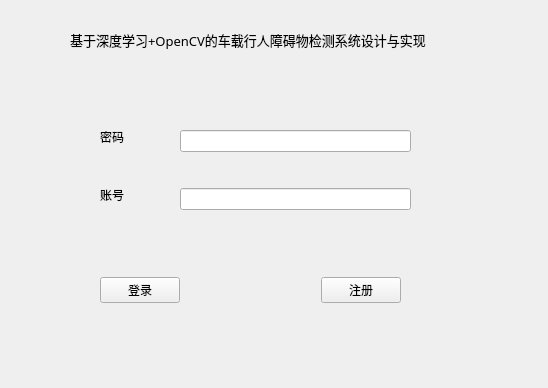
<?xml version="1.0" encoding="UTF-8"?>
<ui version="4.0">
 <class>Login</class>
 <widget class="QWidget" name="Login">
  <property name="geometry">
   <rect>
    <x>0</x>
    <y>0</y>
    <width>548</width>
    <height>388</height>
   </rect>
  </property>
  <property name="windowTitle">
   <string>Form</string>
  </property>
  <widget class="QLabel" name="File_import_2">
   <property name="geometry">
    <rect>
     <x>70</x>
     <y>30</y>
     <width>401</width>
     <height>21</height>
    </rect>
   </property>
   <property name="font">
    <font>
     <family>Adobe 宋体 Std L</family>
     <pointsize>16</pointsize>
    </font>
   </property>
   <property name="cursor">
    <cursorShape>ArrowCursor</cursorShape>
   </property>
   <property name="midLineWidth">
    <number>0</number>
   </property>
   <property name="text">
    <string>&lt;html&gt;&lt;head/&gt;&lt;body&gt;&lt;p&gt;&lt;span style=&quot; font-size:10pt;&quot;&gt;基于深度学习+OpenCV的车载行人障碍物检测系统设计与实现&lt;/span&gt;&lt;/p&gt;&lt;/body&gt;&lt;/html&gt;</string>
   </property>
  </widget>
  <widget class="QWidget" name="widget" native="true">
   <property name="geometry">
    <rect>
     <x>100</x>
     <y>110</y>
     <width>51</width>
     <height>111</height>
    </rect>
   </property>
   <layout class="QVBoxLayout" name="verticalLayout">
    <item>
     <widget class="QLabel" name="label_2">
      <property name="text">
       <string>密码</string>
      </property>
     </widget>
    </item>
    <item>
     <widget class="QLabel" name="label">
      <property name="text">
       <string>账号</string>
      </property>
     </widget>
    </item>
   </layout>
  </widget>
  <widget class="QWidget" name="widget_2" native="true">
   <property name="geometry">
    <rect>
     <x>180</x>
     <y>100</y>
     <width>231</width>
     <height>141</height>
    </rect>
   </property>
   <layout class="QVBoxLayout" name="verticalLayout_2">
    <item>
     <widget class="QLineEdit" name="id"/>
    </item>
    <item>
     <widget class="QLineEdit" name="pwd"/>
    </item>
   </layout>
  </widget>
  <widget class="QWidget" name="widget_3" native="true">
   <property name="geometry">
    <rect>
     <x>100</x>
     <y>260</y>
     <width>301</width>
     <height>61</height>
    </rect>
   </property>
   <layout class="QHBoxLayout" name="horizontalLayout">
    <item>
     <widget class="QPushButton" name="login">
      <property name="text">
       <string>登录</string>
      </property>
     </widget>
    </item>
    <item>
     <spacer name="horizontalSpacer">
      <property name="orientation">
       <enum>Qt::Horizontal</enum>
      </property>
      <property name="sizeHint" stdset="0">
       <size>
        <width>40</width>
        <height>20</height>
       </size>
      </property>
     </spacer>
    </item>
    <item>
     <widget class="QPushButton" name="regiest">
      <property name="text">
       <string>注册</string>
      </property>
     </widget>
    </item>
   </layout>
  </widget>
 </widget>
 <resources/>
 <connections/>
</ui>
